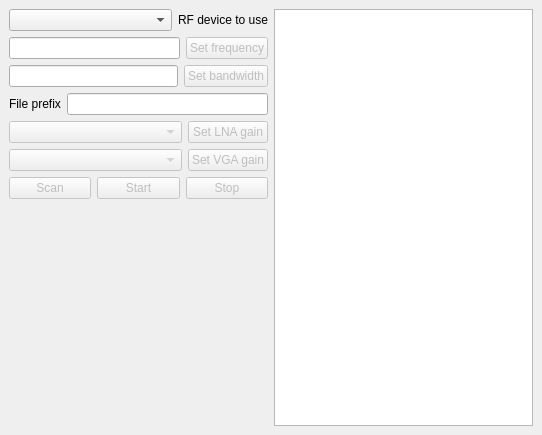
<?xml version="1.0" encoding="UTF-8"?>
<ui version="4.0">
 <class>MainWindow</class>
 <widget class="QMainWindow" name="MainWindow">
  <property name="geometry">
   <rect>
    <x>0</x>
    <y>0</y>
    <width>542</width>
    <height>435</height>
   </rect>
  </property>
  <property name="sizePolicy">
   <sizepolicy hsizetype="Expanding" vsizetype="Expanding">
    <horstretch>0</horstretch>
    <verstretch>0</verstretch>
   </sizepolicy>
  </property>
  <property name="windowTitle">
   <string>Multi FM</string>
  </property>
  <property name="layoutDirection">
   <enum>Qt::LeftToRight</enum>
  </property>
  <widget class="QWidget" name="widget">
   <property name="sizePolicy">
    <sizepolicy hsizetype="Expanding" vsizetype="Expanding">
     <horstretch>0</horstretch>
     <verstretch>0</verstretch>
    </sizepolicy>
   </property>
   <property name="maximumSize">
    <size>
     <width>695</width>
     <height>600</height>
    </size>
   </property>
   <property name="autoFillBackground">
    <bool>false</bool>
   </property>
   <layout class="QHBoxLayout" name="horizontalLayout_6">
    <property name="sizeConstraint">
     <enum>QLayout::SetMaximumSize</enum>
    </property>
    <item>
     <layout class="QVBoxLayout" name="leftLayout">
      <property name="sizeConstraint">
       <enum>QLayout::SetMaximumSize</enum>
      </property>
      <item>
       <layout class="QHBoxLayout" name="horizontalLayout">
        <item>
         <widget class="QComboBox" name="deviceCombo">
          <property name="sizePolicy">
           <sizepolicy hsizetype="Expanding" vsizetype="Fixed">
            <horstretch>0</horstretch>
            <verstretch>0</verstretch>
           </sizepolicy>
          </property>
         </widget>
        </item>
        <item>
         <widget class="QLabel" name="label">
          <property name="sizePolicy">
           <sizepolicy hsizetype="Minimum" vsizetype="Preferred">
            <horstretch>0</horstretch>
            <verstretch>0</verstretch>
           </sizepolicy>
          </property>
          <property name="text">
           <string>RF device to use</string>
          </property>
         </widget>
        </item>
       </layout>
      </item>
      <item>
       <layout class="QHBoxLayout" name="horizontalLayout_2">
        <item>
         <widget class="QLineEdit" name="frequencyEdit"/>
        </item>
        <item>
         <widget class="QPushButton" name="frequencyButton">
          <property name="enabled">
           <bool>false</bool>
          </property>
          <property name="text">
           <string>Set frequency</string>
          </property>
          <property name="checkable">
           <bool>true</bool>
          </property>
          <property name="flat">
           <bool>false</bool>
          </property>
         </widget>
        </item>
       </layout>
      </item>
      <item>
       <layout class="QHBoxLayout" name="horizontalLayout_3">
        <item>
         <widget class="QLineEdit" name="bwEdit"/>
        </item>
        <item>
         <widget class="QPushButton" name="bwButton">
          <property name="enabled">
           <bool>false</bool>
          </property>
          <property name="text">
           <string>Set bandwidth</string>
          </property>
          <property name="checkable">
           <bool>true</bool>
          </property>
         </widget>
        </item>
       </layout>
      </item>
      <item>
       <layout class="QHBoxLayout" name="horizontalLayout_5">
        <item>
         <widget class="QLabel" name="label_2">
          <property name="text">
           <string>File prefix</string>
          </property>
         </widget>
        </item>
        <item>
         <widget class="QLineEdit" name="lineEdit"/>
        </item>
       </layout>
      </item>
      <item>
       <layout class="QHBoxLayout" name="horizontalLayout_7">
        <item>
         <widget class="QComboBox" name="lnaGainCombo">
          <property name="enabled">
           <bool>false</bool>
          </property>
          <property name="sizePolicy">
           <sizepolicy hsizetype="Expanding" vsizetype="Fixed">
            <horstretch>0</horstretch>
            <verstretch>0</verstretch>
           </sizepolicy>
          </property>
         </widget>
        </item>
        <item>
         <widget class="QPushButton" name="lnaGainButton">
          <property name="enabled">
           <bool>false</bool>
          </property>
          <property name="text">
           <string>Set LNA gain</string>
          </property>
          <property name="checkable">
           <bool>true</bool>
          </property>
         </widget>
        </item>
       </layout>
      </item>
      <item>
       <layout class="QHBoxLayout" name="horizontalLayout_8">
        <item>
         <widget class="QComboBox" name="vgaGainCombo">
          <property name="enabled">
           <bool>false</bool>
          </property>
          <property name="sizePolicy">
           <sizepolicy hsizetype="Expanding" vsizetype="Fixed">
            <horstretch>0</horstretch>
            <verstretch>0</verstretch>
           </sizepolicy>
          </property>
         </widget>
        </item>
        <item>
         <widget class="QPushButton" name="vgaGainButton">
          <property name="enabled">
           <bool>false</bool>
          </property>
          <property name="text">
           <string>Set VGA gain</string>
          </property>
          <property name="checkable">
           <bool>true</bool>
          </property>
         </widget>
        </item>
       </layout>
      </item>
      <item>
       <layout class="QHBoxLayout" name="horizontalLayout_4">
        <item>
         <widget class="QPushButton" name="scanButton">
          <property name="enabled">
           <bool>false</bool>
          </property>
          <property name="text">
           <string>Scan</string>
          </property>
         </widget>
        </item>
        <item>
         <widget class="QPushButton" name="startButton">
          <property name="enabled">
           <bool>false</bool>
          </property>
          <property name="text">
           <string>Start</string>
          </property>
         </widget>
        </item>
        <item>
         <widget class="QPushButton" name="stopButton">
          <property name="enabled">
           <bool>false</bool>
          </property>
          <property name="text">
           <string>Stop</string>
          </property>
         </widget>
        </item>
       </layout>
      </item>
      <item>
       <spacer name="verticalSpacer">
        <property name="orientation">
         <enum>Qt::Vertical</enum>
        </property>
        <property name="sizeHint" stdset="0">
         <size>
          <width>20</width>
          <height>40</height>
         </size>
        </property>
       </spacer>
      </item>
     </layout>
    </item>
    <item>
     <layout class="QVBoxLayout" name="rightLayout">
      <property name="sizeConstraint">
       <enum>QLayout::SetMaximumSize</enum>
      </property>
      <item>
       <widget class="QListView" name="stationList">
        <property name="minimumSize">
         <size>
          <width>0</width>
          <height>0</height>
         </size>
        </property>
        <property name="baseSize">
         <size>
          <width>0</width>
          <height>0</height>
         </size>
        </property>
        <property name="selectionMode">
         <enum>QAbstractItemView::MultiSelection</enum>
        </property>
       </widget>
      </item>
     </layout>
    </item>
   </layout>
  </widget>
  <widget class="QMenuBar" name="menuBar">
   <property name="geometry">
    <rect>
     <x>0</x>
     <y>0</y>
     <width>542</width>
     <height>24</height>
    </rect>
   </property>
  </widget>
 </widget>
 <resources/>
 <connections/>
</ui>
